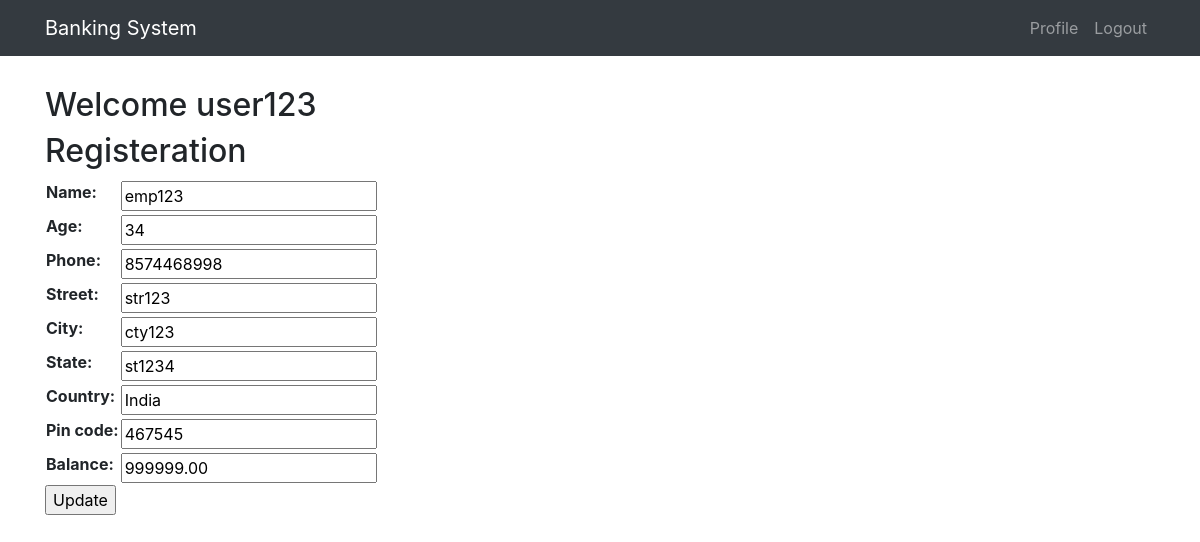
/edit/ (signed in), run on the app's committed database.
### customer/models.py (models this page shows, shortened)
class Customer(models.Model):
    user=models.OneToOneField(User, on_delete=models.CASCADE)
    name=models.CharField(max_length=200,null=True)
    age=models.IntegerField(null=True)
    phone=models.IntegerField(null=True)
    street=models.CharField(max_length=200,null=True)
    city=models.CharField(max_length=200,null=True)
    state=models.CharField(max_length=50,null=True)
    country=models.CharField(max_length=50, default="India")
    pin_code=models.IntegerField(null=True)
    balance=models.DecimalField(max_digits=10,decimal_places=2,verbose_name="Balance")
    account_no=models.CharField(max_length=200,editable=False)

### customer/views.py (the view)
# urls.py: url(r'^edit/',views.edit, name='edit'),
@login_required
def edit(request):
    user = get_object_or_404(User, username=request.user.username)
    customer = get_object_or_404(Customer, user=user)
    form = CustomerForm(request.POST or None, instance=customer)
    context = {"customerform": form,
               "form_url": reverse_lazy('customer:edit'),
               "type":"edit"
               }
    if request.method == "POST":
        if form.is_valid():
            f = form.save()
            f.account_no = f.acc_no()
            f.save()
            return HttpResponseRedirect(reverse('customer:index'))
    return render(request, "register.html", context)

### customer/forms.py
class CustomerForm(ModelForm):
    phone = forms.IntegerField(validators=[clean_contact_no], widget=forms.NumberInput(attrs={'required': "required"}))
    class Meta:
        model = Customer
        widgets={
            "name": forms.TextInput(attrs={'required': "required"}),
            "age": forms.NumberInput(attrs={'required': "required"}),
            "street": forms.TextInput(attrs={'required': "required"}),
            "city": forms.TextInput(attrs={'required': "required"}),
            "state": forms.TextInput(attrs={'required': "required"}),
            "country": forms.TextInput(attrs={'required': "required"}),
            "pin_code": forms.NumberInput(attrs={'required': "required"}),
            "balance":forms.NumberInput(attrs={'required': "required"}),
        }
        fields=['name','age','phone','street','city','state','country','pin_code','balance']

### customer/templates/register.html (shortened to what this page needs)
{% extends 'base.html' %}
{% block content %}
    <h2>Welcome {{ user.username }}</h2>
<h2>Registeration</h2>
    <form method="post" action="{{ form_url }}" >
        <table>
            {{ customerform }}
        </table>
<tr><td><input type="submit" value="{% if not type == "edit" %}Submit{% else %}Update{% endif %}" name="submit"/></td></tr>
</form>
{% endblock %}

### data on the page
Customer: name "emp123", age "34", phone "8574468998", street "str123", city "cty123", state "st1234", country "India", pin_code "467545", balance "999999.00"

### other printed values
{{ user.username }} "user123"
